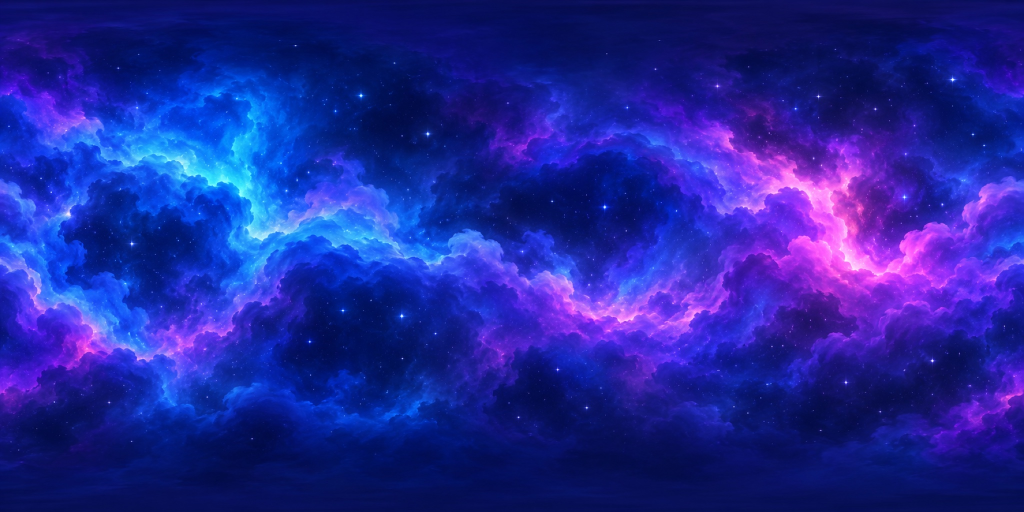
#> input picture assets/A-011-space-env/space.jpg, 2048 x 1024 px (shown at 1/2 size); the run also reads 1 picture not shown here
$ python bake_lighting.py
#> lines starting #> are read from the running program, lines starting #| are printed output that depends on the picture
"""Read the delivered JPEGs; bake linear-radiance SH and quantitative map evidence.
This does not alter either image. Basis/order matches THREE.SphericalHarmonics3.
Requires NumPy and Pillow. Original CC0 source.
"""
from pathlib import Path
import hashlib,json
import numpy as np
from PIL import Image
ROOT=Path(__file__).resolve().parent
lighting={}; evidence={}; poles={}
for variant,filename in [('space','space.jpg'),('nebula','space_nebula.jpg')]:
    image=Image.open(ROOT/filename)
#> image is the input picture: PIL image 2048x1024 RGB; mean R, G, B 33.4, 38.3, 155.7
    srgb=np.asarray(image.convert('RGB'),dtype=np.float64)/255
    h,w=srgb.shape[:2]
#> h = 1024; w = 2048
    assert (w,h)==(2048,1024)
    linear=np.where(srgb<=.04045,srgb/12.92,((srgb+.055)/1.055)**2.4)
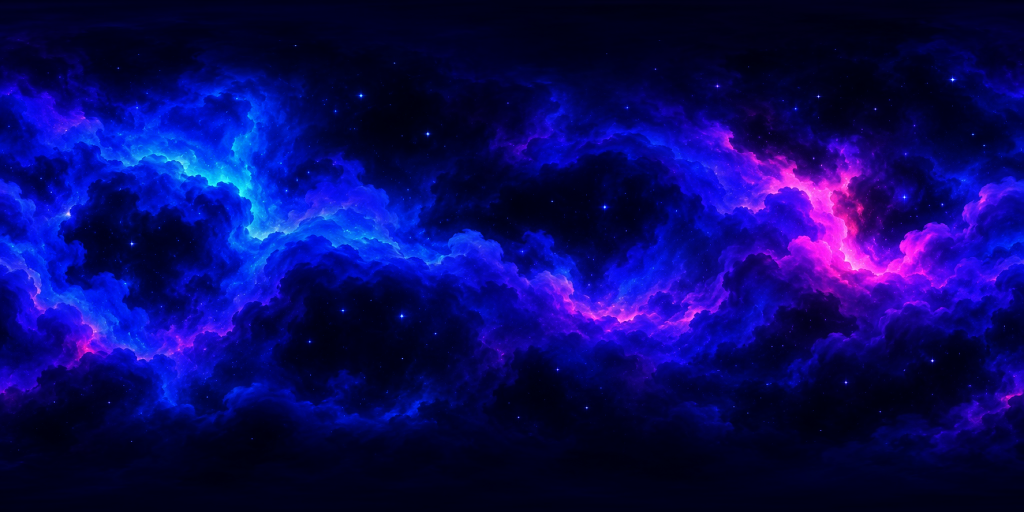
#> linear: shape (1024, 2048, 3) float64 (shown at 1/2 size); mean R, G, B 0.0455, 0.0348, 0.396
    u=(np.arange(w)+.5)/w
#> u = 2048 values from 0.000244 to 1
    lat=(.5-(np.arange(h)+.5)/h)*np.pi
    lon=(u-.5)*2*np.pi
#> lon = 2048 values from -3.14 to 3.14
    x=np.cos(lat)[:,None]*np.cos(lon)[None,:]
    y=np.broadcast_to(np.sin(lat)[:,None],(h,w))
    z=np.cos(lat)[:,None]*np.sin(lon)[None,:]
    weight=np.cos(lat)[:,None]*np.ones((1,w))
    weight*=4*np.pi/weight.sum()
    # The files stay untouched. Match the helper's sampling guards in linear
    # radiance so diffuse SH represents the visible sky, including its caps.
    pole_rows=8
    north=np.mean(linear[:pole_rows],axis=(0,1))
#> north = [0.00332, 0.0048, 0.111]
    south=np.mean(linear[-pole_rows:],axis=(0,1))
#> south = [0.00195, 0.00485, 0.0905]
    poles[variant]={'north':[round(float(v),9) for v in north], 'south':[round(float(v),9) for v in south]}
    seam_t=np.clip(np.minimum(u,1-u)/.01,0,1)
    seam_t=seam_t*seam_t*(3-2*seam_t)
    sampled=(linear+linear[:,::-1,:])*.5*(1-seam_t[None,:,None])+linear*seam_t[None,:,None]
    pole_t=np.clip((np.abs(y)-.80)/(.995-.80),0,1)
    pole_t=pole_t*pole_t*(3-2*pole_t)
    pole_rgb=np.where((y>=0)[:,:,None],north[None,None,:],south[None,None,:])
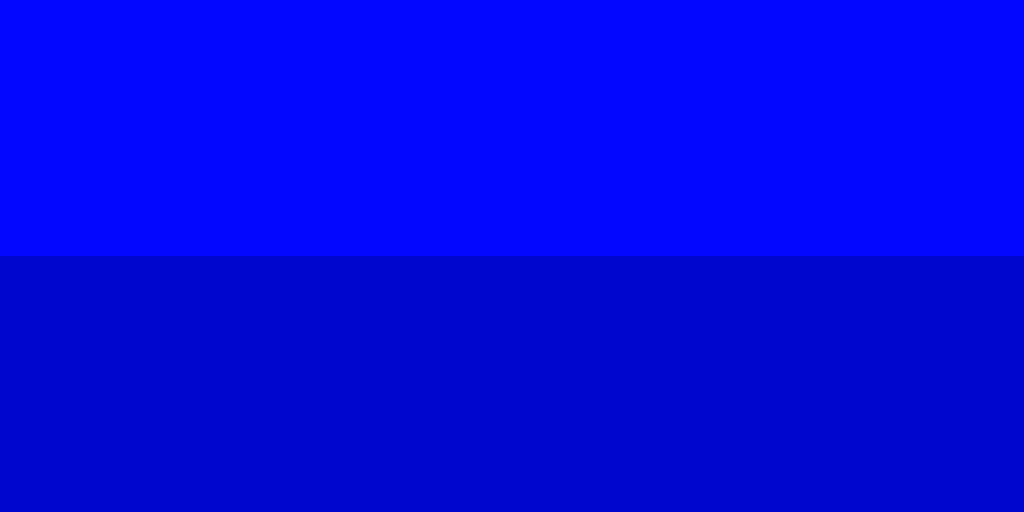
#> pole_rgb: shape (1024, 2048, 3) float64 (shown at 1/2 size); mean of channels 0, 1, 2 0.00263, 0.00483, 0.101; drawn with min black and max white
    sampled=sampled*(1-pole_t[:,:,None])+pole_rgb*pole_t[:,:,None]
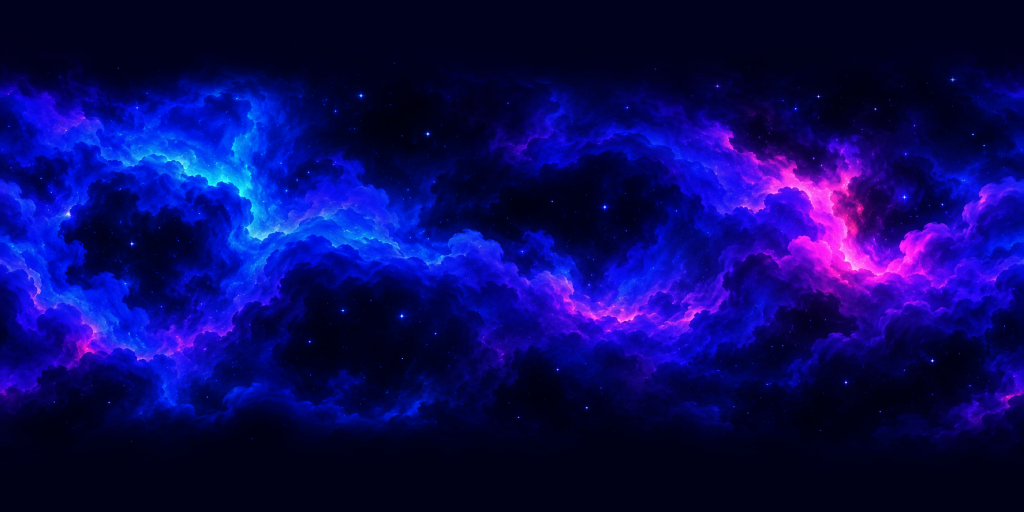
#> sampled: shape (1024, 2048, 3) float64 (shown at 1/2 size); mean R, G, B 0.0454, 0.0344, 0.385
    basis=[np.ones((h,w))*.282095,.488603*y,.488603*z,.488603*x,1.092548*x*y,1.092548*y*z,.315392*(3*z*z-1),1.092548*x*z,.546274*(x*x-y*y)]
    lighting[variant]=[[round(float(value),9) for value in np.sum(sampled*(b*weight)[:,:,None],axis=(0,1))] for b in basis]
    luma=np.dot(linear,[.2126,.7152,.0722])
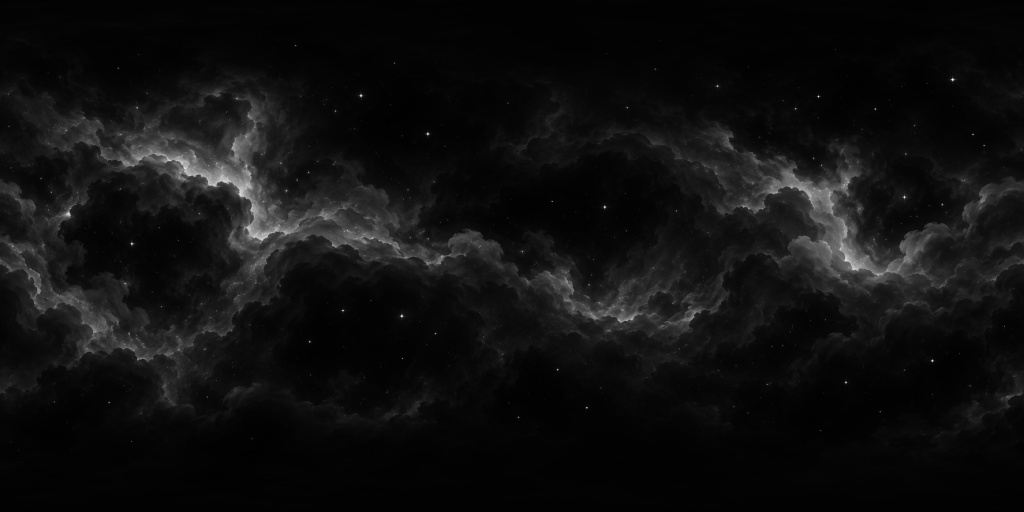
#> luma: shape (1024, 2048) float64 (shown at 1/2 size); min 0.00482, max 0.977, mean 0.0631
    evidence[variant]={'file':filename,'bytes':(ROOT/filename).stat().st_size,'sha256':hashlib.sha256((ROOT/filename).read_bytes()).hexdigest(),'dimensions':[w,h],'mode':image.mode,'mean_linear_luminance':float(np.sum(luma*weight)/(4*np.pi)),'raw_wrap_mean_abs_srgb':float(np.mean(np.abs(srgb[:,0]-srgb[:,-1]))),'horizontal_neighbor_mean_abs_srgb':float(np.mean(np.abs(srgb[:,1:]-srgb[:,:-1]))),'north_row_rgb_range':np.ptp(srgb[0],axis=0).tolist(),'south_row_rgb_range':np.ptp(srgb[-1],axis=0).tolist(),'coefficients_finite':bool(np.isfinite(lighting[variant]).all())}
    evidence[variant]['pole_colors_linear']=poles[variant]
    evidence[variant]['guarded_north_row_rgb_range']=np.ptp(sampled[0],axis=0).tolist()
    evidence[variant]['guarded_south_row_rgb_range']=np.ptp(sampled[-1],axis=0).tolist()
#> pass 2 of the loop `for variant,filename in [('space','space.jpg'),('nebula','space_nebula..`:
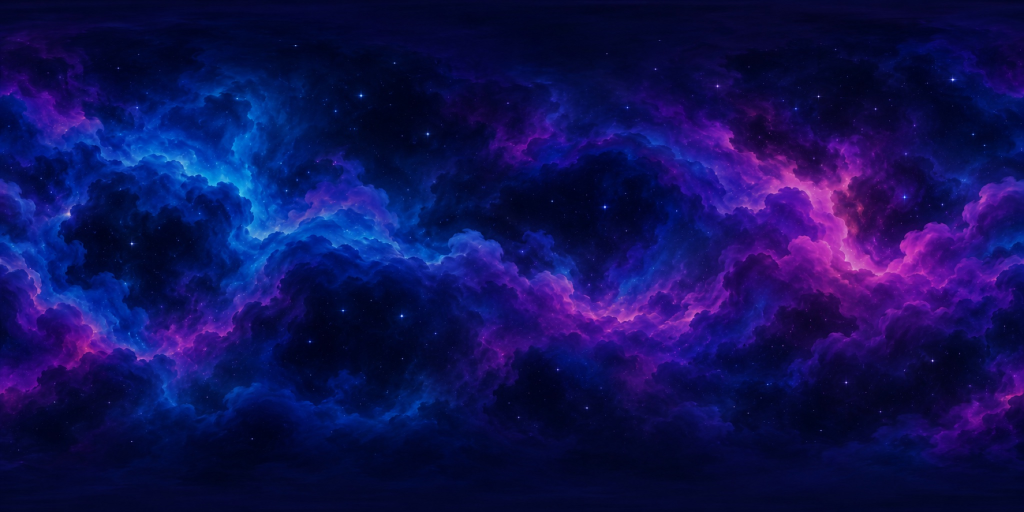
#> input picture assets/A-011-space-env/space_nebula.jpg, 2048 x 1024 px (shown at 1/2 size)
#> image is the input picture: PIL image 2048x1024 RGB; mean R, G, B 17.2, 16, 87.8
#> `linear=np.where(srgb<=.04045,srgb/12.92,((srgb+.055)/1.055)**2.4)`:
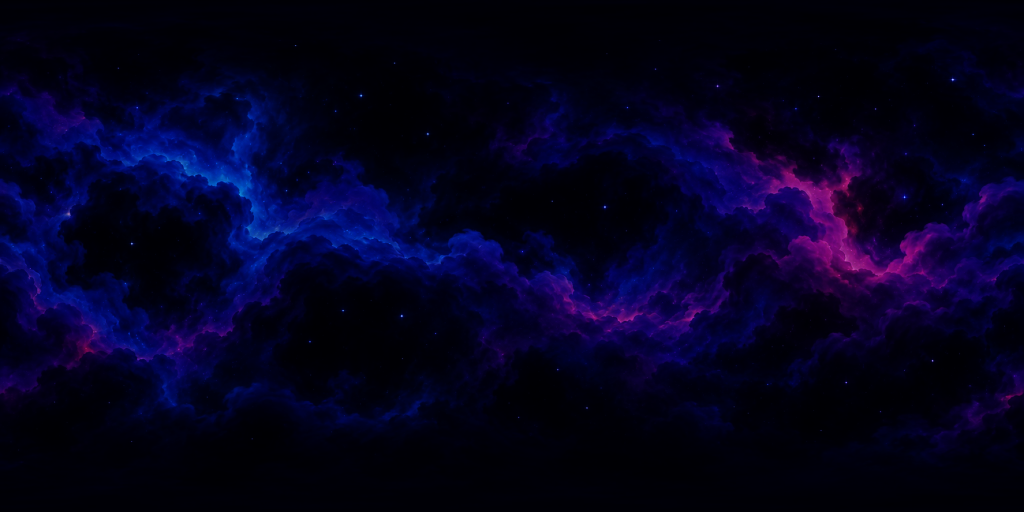
#> linear: shape (1024, 2048, 3) float64 (shown at 1/2 size); mean R, G, B 0.0162, 0.00845, 0.129
#> north = [0.00131, 0.00194, 0.0295]
#> south = [0.00093, 0.00209, 0.0257]
#> `luma=np.dot(linear,[.2126,.7152,.0722])`:
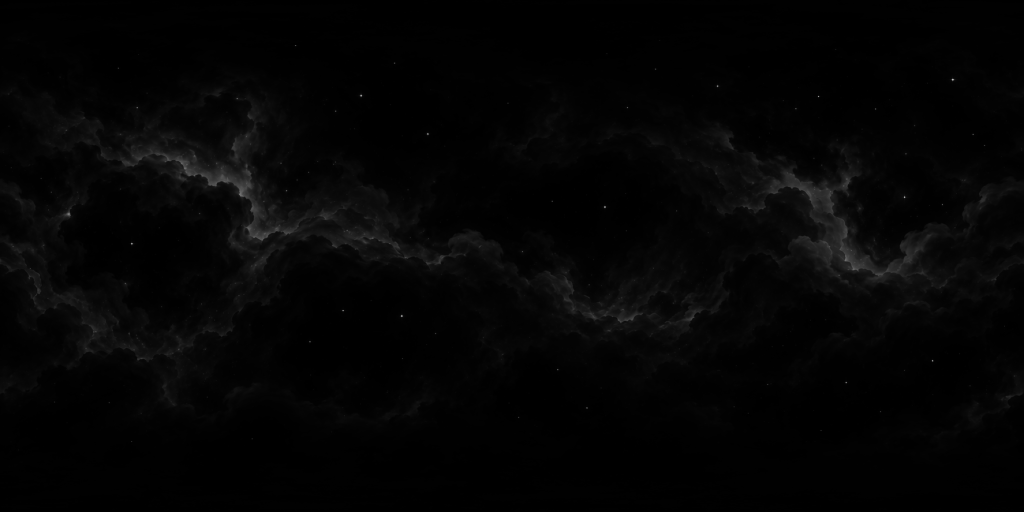
#> luma: shape (1024, 2048) float64 (shown at 1/2 size); min 0.000838, max 0.891, mean 0.0188
lighting['poles']=poles
lighting['sampling']={'seam_width':.01,'pole_start_abs_y':.80,'pole_end_abs_y':.995,'pole_average_rows':8,'coefficients_include_sampling_guards':True}
evidence['dimmer_luminance_ratio']=evidence['nebula']['mean_linear_luminance']/evidence['space']['mean_linear_luminance']
a=np.asarray(Image.open(ROOT/'space.jpg')).reshape(-1,3).astype(float)
b=np.asarray(Image.open(ROOT/'space_nebula.jpg')).reshape(-1,3).astype(float)
evidence['variant_rgb_correlation']=float(np.corrcoef(a.ravel(),b.ravel())[0,1])
evidence['checks']={'exact_2048x1024':all(evidence[k]['dimensions']==[2048,1024] for k in ['space','nebula']),'finite_sh':all(evidence[k]['coefficients_finite'] for k in ['space','nebula']),'nebula_variant_dimmer':.05<evidence['dimmer_luminance_ratio']<.75,'composition_correlated':evidence['variant_rgb_correlation']>.9,'raw_wrap_small':all(evidence[k]['raw_wrap_mean_abs_srgb']<.04 for k in ['space','nebula'])}
evidence['checks']['guarded_poles_uniform']=all(max(evidence[k][f'guarded_{pole}_row_rgb_range'])<1e-12 for k in ['space','nebula'] for pole in ['north','south'])
(ROOT/'lighting.json').write_text(json.dumps(lighting,indent=2)+'\n')
(ROOT/'map-validation.json').write_text(json.dumps(evidence,indent=2)+'\n')
assert all(evidence['checks'].values()),evidence
print(json.dumps(evidence,indent=2))
#> (printed output is left out)
